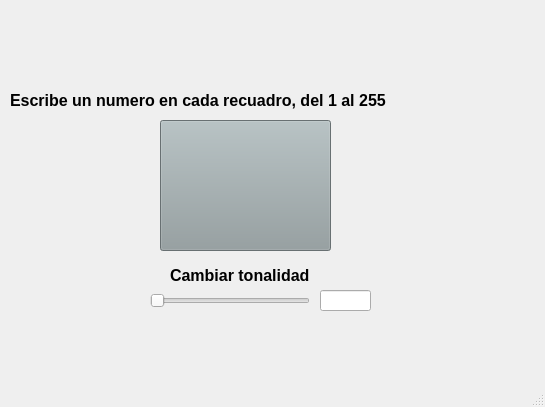
<?xml version="1.0" encoding="UTF-8"?>
<ui version="4.0">
 <class>MainWindow</class>
 <widget class="QMainWindow" name="MainWindow">
  <property name="geometry">
   <rect>
    <x>0</x>
    <y>0</y>
    <width>545</width>
    <height>407</height>
   </rect>
  </property>
  <property name="windowTitle">
   <string>MainWindow</string>
  </property>
  <widget class="QWidget" name="centralwidget">
   <widget class="QPushButton" name="btn_color">
    <property name="geometry">
     <rect>
      <x>160</x>
      <y>120</y>
      <width>171</width>
      <height>131</height>
     </rect>
    </property>
    <property name="styleSheet">
     <string notr="true">
background-color: rgb(145, 157, 159);</string>
    </property>
    <property name="text">
     <string/>
    </property>
   </widget>
   <widget class="QLabel" name="label">
    <property name="geometry">
     <rect>
      <x>0</x>
      <y>0</y>
      <width>541</width>
      <height>81</height>
     </rect>
    </property>
    <property name="text">
     <string/>
    </property>
    <property name="pixmap">
     <pixmap>:/logo_uat/LOGO UAT.png</pixmap>
    </property>
    <property name="scaledContents">
     <bool>true</bool>
    </property>
   </widget>
   <widget class="QLabel" name="label_2">
    <property name="geometry">
     <rect>
      <x>410</x>
      <y>270</y>
      <width>111</width>
      <height>71</height>
     </rect>
    </property>
    <property name="text">
     <string/>
    </property>
    <property name="pixmap">
     <pixmap>Imagenes/MicrosoftTeams-image.png</pixmap>
    </property>
    <property name="scaledContents">
     <bool>true</bool>
    </property>
   </widget>
   <widget class="QLineEdit" name="txt_valor_B">
    <property name="geometry">
     <rect>
      <x>320</x>
      <y>290</y>
      <width>51</width>
      <height>21</height>
     </rect>
    </property>
   </widget>
   <widget class="QLabel" name="label_3">
    <property name="geometry">
     <rect>
      <x>10</x>
      <y>80</y>
      <width>411</width>
      <height>41</height>
     </rect>
    </property>
    <property name="text">
     <string>&lt;html&gt;&lt;head/&gt;&lt;body&gt;&lt;p&gt;&lt;span style=&quot; font-size:12pt; font-weight:600;&quot;&gt;Escribe un numero en cada recuadro, del 1 al 255&lt;/span&gt;&lt;/p&gt;&lt;/body&gt;&lt;/html&gt;</string>
    </property>
   </widget>
   <widget class="QLabel" name="label_4">
    <property name="geometry">
     <rect>
      <x>170</x>
      <y>260</y>
      <width>161</width>
      <height>31</height>
     </rect>
    </property>
    <property name="text">
     <string>&lt;html&gt;&lt;head/&gt;&lt;body&gt;&lt;p&gt;&lt;span style=&quot; font-size:12pt; font-weight:600;&quot;&gt;Cambiar tonalidad&lt;/span&gt;&lt;/p&gt;&lt;/body&gt;&lt;/html&gt;</string>
    </property>
   </widget>
   <widget class="QSlider" name="hs_B">
    <property name="geometry">
     <rect>
      <x>150</x>
      <y>290</y>
      <width>160</width>
      <height>22</height>
     </rect>
    </property>
    <property name="orientation">
     <enum>Qt::Horizontal</enum>
    </property>
   </widget>
   <widget class="QLabel" name="label_5">
    <property name="geometry">
     <rect>
      <x>60</x>
      <y>10</y>
      <width>411</width>
      <height>61</height>
     </rect>
    </property>
    <property name="text">
     <string/>
    </property>
    <property name="pixmap">
     <pixmap>Imagenes/uat.png</pixmap>
    </property>
    <property name="scaledContents">
     <bool>true</bool>
    </property>
   </widget>
  </widget>
  <widget class="QMenuBar" name="menubar">
   <property name="geometry">
    <rect>
     <x>0</x>
     <y>0</y>
     <width>545</width>
     <height>22</height>
    </rect>
   </property>
  </widget>
  <widget class="QStatusBar" name="statusbar"/>
 </widget>
 <resources/>
 <connections/>
</ui>
